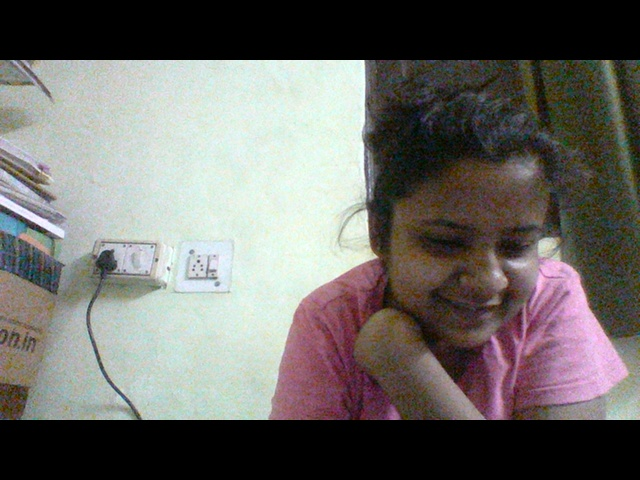
#> input picture ipynb files/abc.jpg, 640 x 480 px
$ jupyter execute --allow-errors thresh_edges_img.ipynb
#> lines starting #> are read from the running program, lines starting #| are printed output that depends on the picture; after the words box and inside, x2 and y2 are one past the last pixel; in counts of white or black regions, pixels touching at a corner belong together
[cell 1]
import cv2
image= cv2.imread("abc.jpg",1)
#> image is the input picture: shape (480, 640, 3); mean B, G, R 103.7, 107.1, 109.4
cv2.imshow("Image", image)
cv2.waitKey(0)

#convert the image to grayscale
gray= cv2.cvtColor(image, cv2.COLOR_BGR2GRAY)
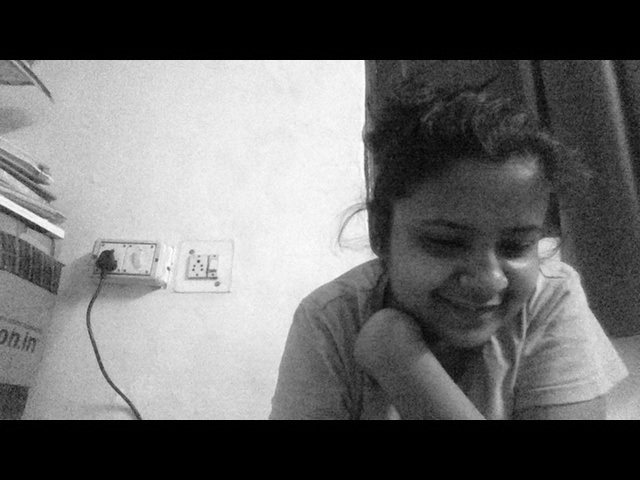
#> gray: shape (480, 640); min 0, max 254, mean 107.4
cv2.imshow('Gray', gray)
#print(gray)
cv2.waitKey(0)

[cell 2]
#applying edge detection we can find the outlines of objects in images
edged= cv2.Canny(gray, 60, 255)
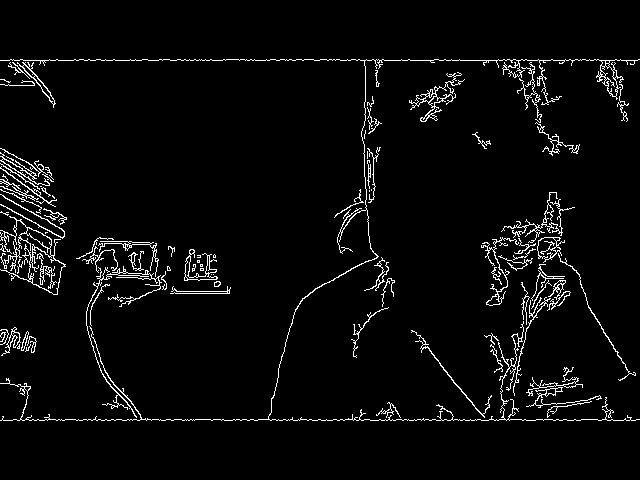
#> edged: shape (480, 640); 3.9% white in thin lines or dots, all inside (x1, y1, x2, y2) = (0, 59, 640, 421)
cv2.imshow("Edged", edged)
cv2.waitKey(0)

[cell 3]
from imutils import contours
import imutils
import numpy
import cv2
#threshold the image by setting all pixel values
#less than 225
#(white;foreground) and all pixel values
# >= 225 t0 255
# (black; background), thereby segmenting the image

thresh= cv2.threshold(gray, 225, 255, cv2.THRESH_BINARY_INV)[1]
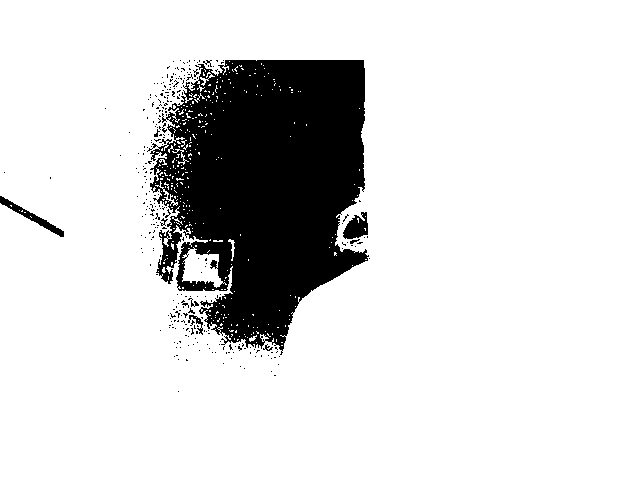
#> thresh: shape (480, 640); 85% white; 307 black regions (295 under 20 px)
cv2.imshow('Thresh', thresh)
cv2.waitKey(0)
#find contours(i.e., outlines) of the foreground objects in the thresholded image
cnts= cv2.findContours(thresh.copy(), cv2.RETR_EXTERNAL,cv2.CHAIN_APPROX_SIMPLE)
#> cnts = 6 contours, 5 with area under 20; largest, box (x1, y1, x2, y2) and area: (0, 0, 640, 480) 305542
output = image.copy()

#loop over the contours
#> (the rest of this cell did not finish here and is left out)

$ run again, with ipynb files/Katrina_Kaif.jpg copied over ipynb files/abc.jpg
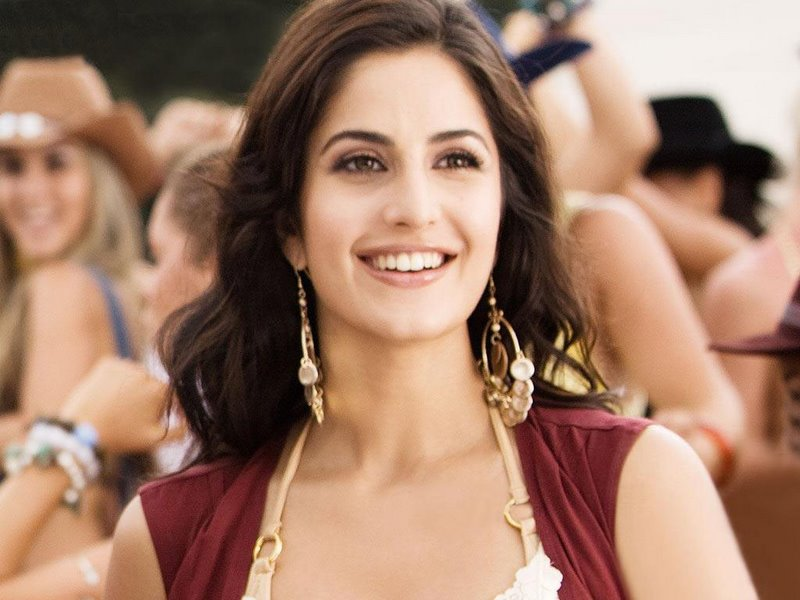
#> input picture ipynb files/Katrina_Kaif.jpg, 800 x 600 px
#> image is the input picture: shape (600, 800, 3); mean B, G, R 104.9, 124.5, 161.4
#> `edged= cv2.Canny(gray, 60, 255)`:
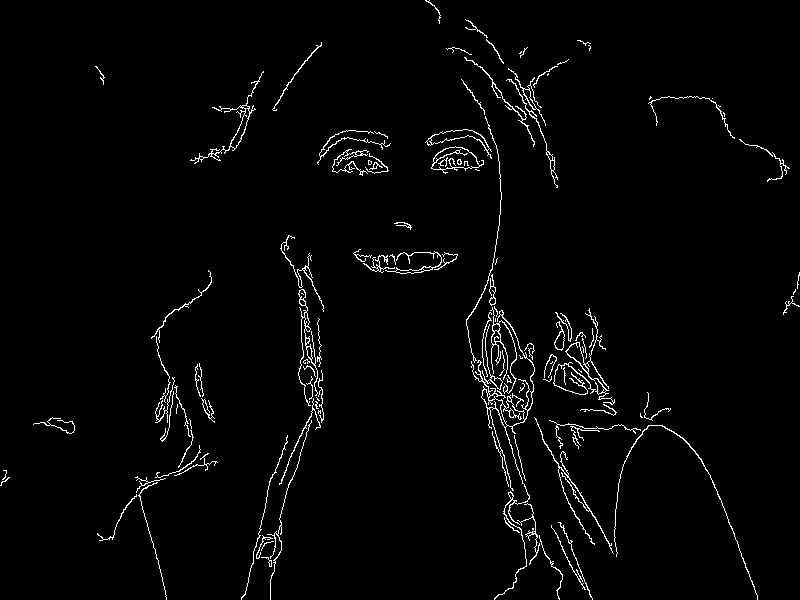
#> edged: shape (600, 800); 2.3% white in thin lines or dots
#> `thresh= cv2.threshold(gray, 225, 255, cv2.THRESH_BINARY_INV)[1]`:
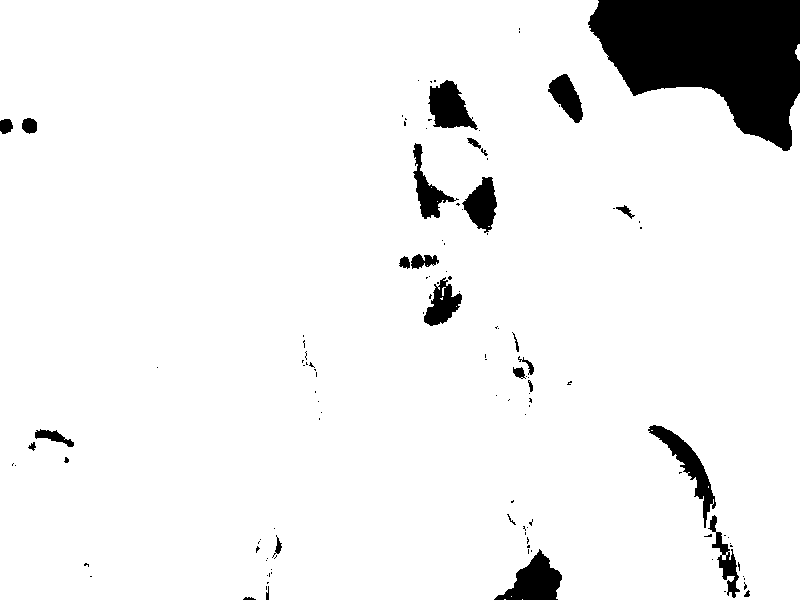
#> thresh: shape (600, 800); 93.3% white; 122 black regions (94 under 20 px)
#> cnts = 5 contours, 3 with area under 20; largest, box (x1, y1, x2, y2) and area: (0, 0, 800, 600) 455937, (795, 44, 800, 61) 40

$ run again, with ipynb files/radhika.jpg copied over ipynb files/abc.jpg
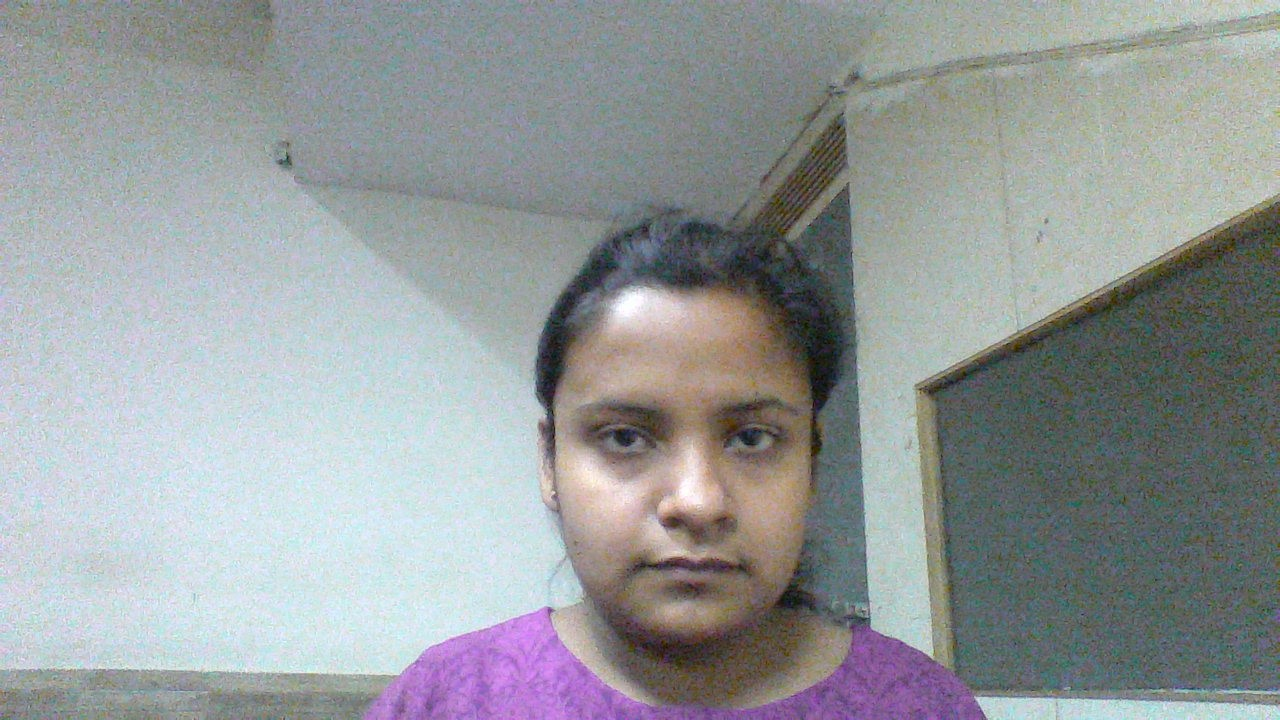
#> input picture ipynb files/radhika.jpg, 1280 x 720 px
#> image is the input picture: shape (720, 1280, 3); mean B, G, R 155.4, 154.2, 149.4
#> `edged= cv2.Canny(gray, 60, 255)`:
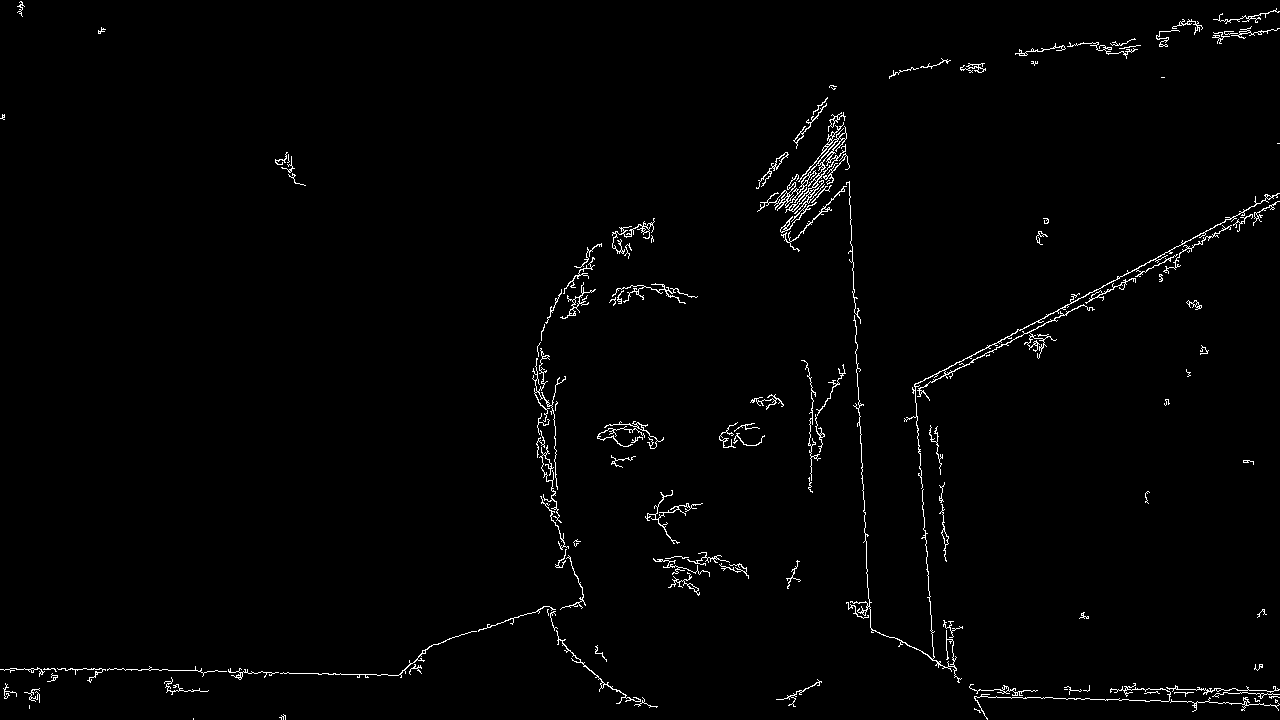
#> edged: shape (720, 1280); 1.4% white in thin lines or dots
#> `thresh= cv2.threshold(gray, 225, 255, cv2.THRESH_BINARY_INV)[1]`:
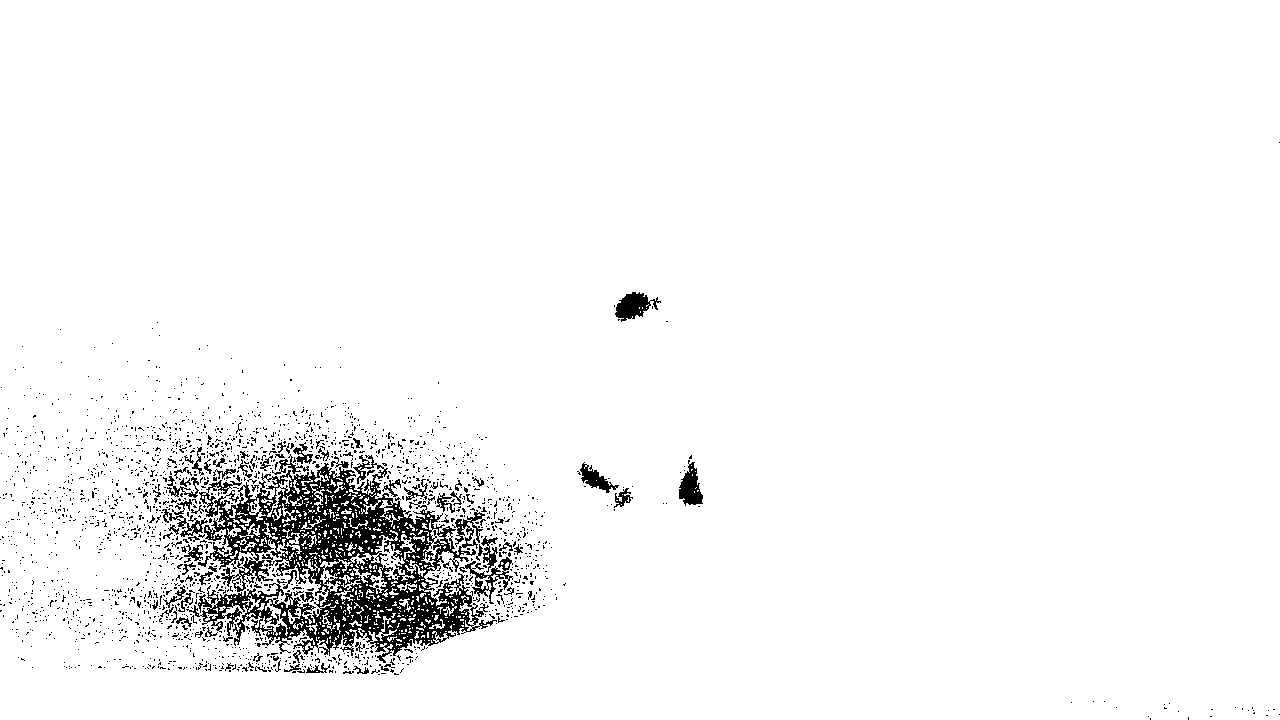
#> thresh: shape (720, 1280); 95.8% white; 2087 black regions (1998 under 20 px)
#> cnts = 1 contour; box (x1, y1, x2, y2) and area: (0, 0, 1280, 720) 919572
